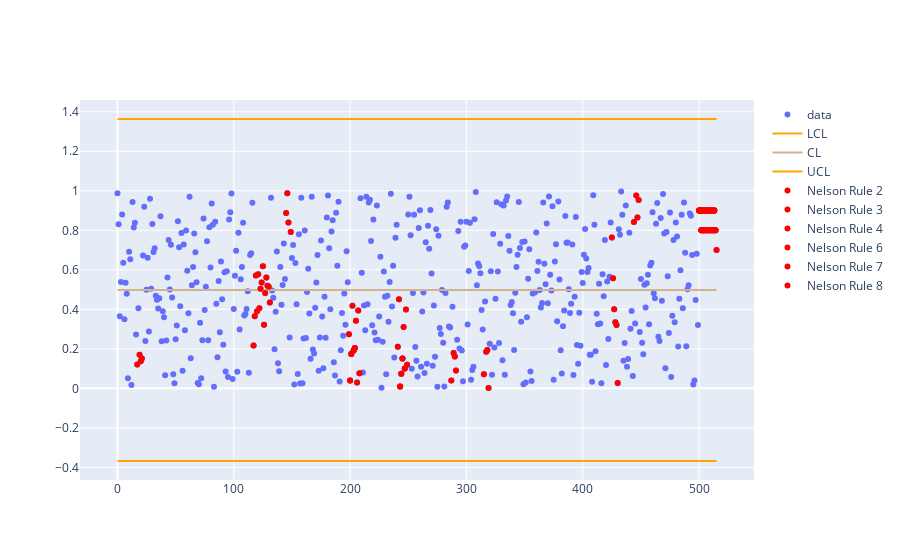

Source (notebook cell):
### Code cell
nc.plot()

### Figure 1 — Plotly figure (JSON) as saved in the notebook; plotly's stock layout.template omitted (floating-point values rounded to 4 significant figures; data arrays with more than 128 entries replaced by an {"elided": "..."} marker saying what was removed)
{"data": [{"mode": "markers", "name": "data", "type": "scatter", "x": {"elided": "516 int values"}, "y": {"elided": "516 float values"}}, {"marker": {"color": "orange"}, "name": "LCL", "type": "scatter", "x": {"elided": "516 int values"}, "y": {"elided": "516 float values"}}, {"marker": {"color": "tan"}, "name": "CL", "type": "scatter", "x": {"elided": "516 int values"}, "y": {"elided": "516 float values"}}, {"marker": {"color": "orange"}, "name": "UCL", "type": "scatter", "x": {"elided": "516 int values"}, "y": {"elided": "516 float values"}}, {"marker": {"color": "red"}, "mode": "markers", "name": "Nelson Rule 2", "type": "scatter", "x": [199, 200, 201, 202, 203, 204, 205, 206, 207, 208, 241, 242, 243, 244, 245, 246, 247, 248, 249, 500, 501, 502, 503, 504, 505, 506, 507, 508, 509, 510, 511, 512, 513, 514, 515], "y": [0.2742, 0.04024, 0.1738, 0.418, 0.1916, 0.2038, 0.3417, 0.0296, 0.3943, 0.07685, 0.2103, 0.4512, 0.00889, 0.07367, 0.1516, 0.311, 0.1002, 0.3988, 0.1199, 0.9, 0.9, 0.8, 0.9, 0.8, 0.9, 0.8, 0.9, 0.8, 0.9, 0.8, 0.9, 0.8, 0.9, 0.8, 0.7]}, {"marker": {"color": "red"}, "mode": "markers", "name": "Nelson Rule 3", "type": "scatter", "x": [425, 426, 427, 428, 429, 430], "y": [0.764, 0.5568, 0.4004, 0.3351, 0.3208, 0.02713]}, {"marker": {"color": "red"}, "mode": "markers", "name": "Nelson Rule 4", "type": "scatter", "x": [501, 502, 503, 504, 505, 506, 507, 508, 509, 510, 511, 512, 513, 514], "y": [0.9, 0.8, 0.9, 0.8, 0.9, 0.8, 0.9, 0.8, 0.9, 0.8, 0.9, 0.8, 0.9, 0.8]}, {"marker": {"color": "red"}, "mode": "markers", "name": "Nelson Rule 6", "type": "scatter", "x": [145, 146, 147, 149, 444, 446, 447, 448, 500, 501, 502, 503, 504, 505, 506, 507, 508, 509, 510, 511, 512, 513, 514, 17, 19, 20, 21, 200, 201, 203, 204, 243, 244, 245, 247, 287, 289, 290, 291, 315, 317, 318, 319], "y": [0.8873, 0.9874, 0.8391, 0.7919, 0.842, 0.9767, 0.8651, 0.9531, 0.9, 0.9, 0.8, 0.9, 0.8, 0.9, 0.8, 0.9, 0.8, 0.9, 0.8, 0.9, 0.8, 0.9, 0.8, 0.1204, 0.1704, 0.1376, 0.1515, 0.04024, 0.1738, 0.1916, 0.2038, 0.00889, 0.07367, 0.1516, 0.1002, 0.03924, 0.1789, 0.1608, 0.09065, 0.07076, 0.1854, 0.194, 0.001206]}, {"marker": {"color": "red"}, "mode": "markers", "name": "Nelson Rule 7", "type": "scatter", "x": [117, 118, 119, 120, 121, 122, 123, 124, 125, 126, 127, 128, 129, 130, 131, 500, 501, 502, 503, 504, 505, 506, 507, 508, 509, 510, 511, 512, 513, 514], "y": [0.2165, 0.3654, 0.571, 0.3907, 0.5771, 0.4053, 0.5048, 0.5353, 0.6186, 0.3216, 0.4827, 0.5614, 0.5188, 0.5143, 0.4343, 0.9, 0.9, 0.8, 0.9, 0.8, 0.9, 0.8, 0.9, 0.8, 0.9, 0.8, 0.9, 0.8, 0.9, 0.8]}, {"marker": {"color": "red"}, "mode": "markers", "name": "Nelson Rule 8", "type": "scatter", "x": [500, 501, 502, 503, 504, 505, 506, 507, 508, 509, 510, 511, 512, 513, 514], "y": [0.9, 0.9, 0.8, 0.9, 0.8, 0.9, 0.8, 0.9, 0.8, 0.9, 0.8, 0.9, 0.8, 0.9, 0.8]}], "layout": {}}
